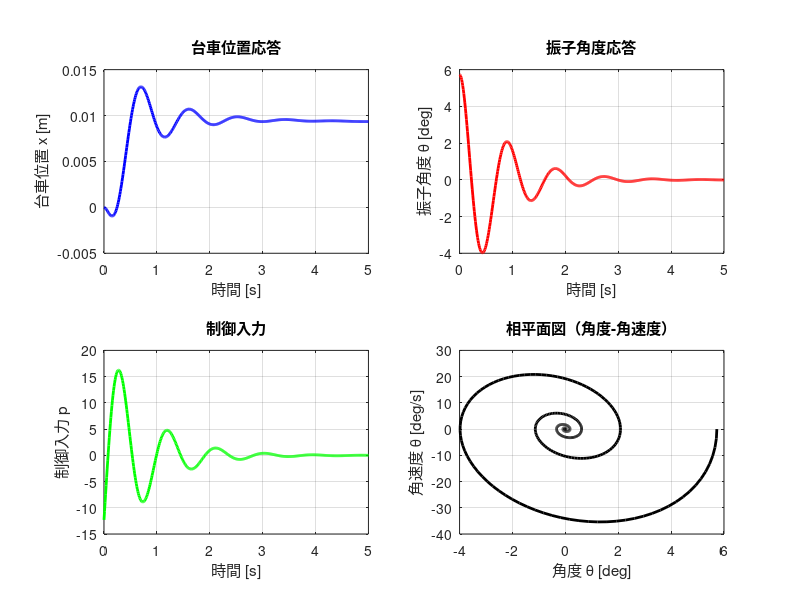

The MATLAB script that drew this image: (Note: this script raises an error after producing the figure.)
%% 倒立振子のLQR制御設計
% 状態方程式: dx/dt = Ax + Bp
% 状態変数: [x, x_dot, theta, theta_dot]'
% 制御入力: p (モータへの入力)

clear; clc; close all;

%% パラメータ設定
% 物理パラメータ
M = 0.698;        % 台車質量 [kg]
m = 0.0303;        % 振子質量 [kg]
l = 0.15;        % 振子長さ [m]
g = 9.81;       % 重力加速度 [m/s^2]

v = 12; % 定格電圧
v_a = 12; % 印加電圧
v_ratio = v_a / v; % 定格電圧と印加電圧の比率

% モータ・機構パラメータ
r_omega = 0.0255; % 車輪半径 [m]
omega_max = 523.6 * v_ratio; % 最大回転数 [rad/s]
u_max = 0.030 * v_ratio;     % 最大トルク [N・m]
G = 6.67;         % ギア比

%% 状態空間行列の計算
% A行列の要素計算
a22 = -4/(4*M + m) * G^2 * u_max / (r_omega^2 * omega_max);
a23 = -3*m*g/(4*M + m);
a42 = -3/(l*(4*M + m)) * G^2 * u_max / (r_omega^2 * omega_max);
a43 = -3*(M + m)*g / (l*(4*M + m));

% A行列
A = [0,   1,   0,   0;
     0,  a22, a23,  0;
     0,   0,   0,   1;
     0,  a42, a43,  0];

% B行列の要素計算
b2 = 4/(4*M + m) * G * u_max / (r_omega * omega_max);
b4 = 3/(l*(4*M + m)) * G * u_max / (r_omega * omega_max);

% B行列
B = [0; b2; 0; b4];

% C行列（全状態観測可能と仮定）
C = eye(4);
D = 0;

% 10, 1, 50000, 10000

%% 重み行列の設定
% Q行列（状態の重み）
Q = diag([5, 1, 1500, 1000]); % [x位置, x速度, 角度, 角速度]の重み

% R行列（制御入力の重み）
R = 1;

%% LQR制御器設計
[K, S, P] = lqr(A, B, Q, R);

%% 結果表示
fprintf('=== 倒立振子LQR制御設計結果 ===\n');
fprintf('パラメータ:\n');
fprintf('  台車質量 M = %.2f kg\n', M);
fprintf('  振子質量 m = %.2f kg\n', m);
fprintf('  振子長さ l = %.2f m\n', l);
fprintf('  ギア比 G = %.1f\n', G);
fprintf('\n');

fprintf('状態フィードバックゲイン K:\n');
fprintf('  K = [%.4f, %.4f, %.4f, %.4f]\n', K);
fprintf('\n');

fprintf('制御則: u = -K * x\n');
fprintf('v_ref = -%.4f*x - %.4f*dx - %.4f*theta - %.4f*dtheta;\n', K);
fprintf('\n');

%% 閉ループ系の安定性確認
A_cl = A - B*K;
poles = eig(A_cl);

fprintf('閉ループ系の極:\n');
for i = 1:length(poles)
    if imag(poles(i)) == 0
        fprintf('  極%d: %.4f\n', i, real(poles(i)));
    else
        fprintf('  極%d: %.4f ± %.4fj\n', i, real(poles(i)), abs(imag(poles(i))));
    end
end

% 安定性判定
if all(real(poles) < 0)
    fprintf('-> 閉ループ系は安定です\n');
else
    fprintf('-> 警告: 閉ループ系が不安定です\n');
end

%% 状態空間モデルの作成
sys_ol = ss(A, B, C, D);  % 開ループ系
sys_cl = ss(A_cl, B, C, D); % 閉ループ系

%% シミュレーション
t = 0:0.01:5; % 時間ベクトル

% 初期条件（振子が少し傾いた状態）
x0 = [0; 0; 0.1; 0]; % [x, x_dot, theta, theta_dot]

% 閉ループ系の応答
[y, t_sim] = initial(sys_cl, x0, t);

%% 結果のプロット
figure('Position', [100, 100, 1200, 800]);

% 位置応答
subplot(2,2,1);
plot(t_sim, y(:,1), 'b-', 'LineWidth', 2);
xlabel('時間 [s]');
ylabel('台車位置 x [m]');
title('台車位置応答');
grid on;

% 角度応答
subplot(2,2,2);
plot(t_sim, y(:,3)*180/pi, 'r-', 'LineWidth', 2);
xlabel('時間 [s]');
ylabel('振子角度 θ [deg]');
title('振子角度応答');
grid on;

% 制御入力
u_sim = -K * y';
subplot(2,2,3);
plot(t_sim, u_sim, 'g-', 'LineWidth', 2);
xlabel('時間 [s]');
ylabel('制御入力 p');
title('制御入力');
grid on;

% 相平面図（角度 vs 角速度）
subplot(2,2,4);
plot(y(:,3)*180/pi, y(:,4)*180/pi, 'k-', 'LineWidth', 2);
xlabel('角度 θ [deg]');
ylabel('角速度 θ̇ [deg/s]');
title('相平面図（角度-角速度）');
grid on;

sgtitle('倒立振子LQR制御シミュレーション結果');

%% ボード線図（開ループ特性）
figure;
bode(sys_ol);
title('開ループ系のボード線図');
grid on;

%% ステップ応答比較
figure;
step(sys_cl, 10);
title('閉ループ系のステップ応答');
grid on;

fprintf('\n=== シミュレーション完了 ===\n');
fprintf('初期角度: %.1f度から制御開始\n', x0(3)*180/pi);
fprintf('最終角度: %.4f度\n', y(end,3)*180/pi);
fprintf('整定時間: 約%.2f秒\n', t_sim(end));